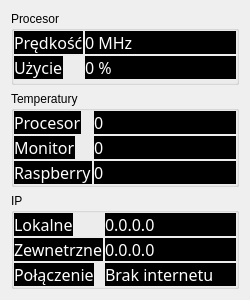
<?xml version="1.0" encoding="UTF-8"?>
<ui version="4.0">
 <class>Stats</class>
 <widget class="QWidget" name="Stats">
  <property name="geometry">
   <rect>
    <x>0</x>
    <y>0</y>
    <width>250</width>
    <height>300</height>
   </rect>
  </property>
  <property name="windowTitle">
   <string>Form</string>
  </property>
  <layout class="QVBoxLayout" name="verticalLayout">
   <item>
    <widget class="QGroupBox" name="cpuBox">
     <property name="styleSheet">
      <string notr="true">border-color: rgb(186, 189, 182);</string>
     </property>
     <property name="title">
      <string>Procesor</string>
     </property>
     <property name="flat">
      <bool>true</bool>
     </property>
     <layout class="QFormLayout" name="formLayoutProcesor">
      <property name="horizontalSpacing">
       <number>2</number>
      </property>
      <property name="verticalSpacing">
       <number>2</number>
      </property>
      <property name="leftMargin">
       <number>0</number>
      </property>
      <property name="topMargin">
       <number>0</number>
      </property>
      <property name="rightMargin">
       <number>0</number>
      </property>
      <property name="bottomMargin">
       <number>0</number>
      </property>
      <item row="0" column="0">
       <widget class="QLabel" name="etCpuSpeed">
        <property name="font">
         <font>
          <family>Roboto Slab ExtraLight</family>
          <pointsize>12</pointsize>
         </font>
        </property>
        <property name="styleSheet">
         <string notr="true">color: rgb(255, 255, 255);
background-color: rgb(0, 0, 0);</string>
        </property>
        <property name="text">
         <string>Prędkość</string>
        </property>
       </widget>
      </item>
      <item row="1" column="0">
       <widget class="QLabel" name="label">
        <property name="font">
         <font>
          <family>Roboto Slab ExtraLight</family>
          <pointsize>12</pointsize>
         </font>
        </property>
        <property name="styleSheet">
         <string notr="true">color: rgb(255, 255, 255);
background-color: rgb(0, 0, 0);</string>
        </property>
        <property name="text">
         <string>Użycie</string>
        </property>
       </widget>
      </item>
      <item row="1" column="1">
       <widget class="QLabel" name="cpuUsage">
        <property name="font">
         <font>
          <family>Roboto Slab ExtraLight</family>
          <pointsize>12</pointsize>
         </font>
        </property>
        <property name="styleSheet">
         <string notr="true">color: rgb(255, 255, 255);
background-color: rgb(0, 0, 0);</string>
        </property>
        <property name="text">
         <string>0 %</string>
        </property>
       </widget>
      </item>
      <item row="0" column="1">
       <widget class="QLabel" name="cpuSpeed">
        <property name="font">
         <font>
          <family>Roboto Slab ExtraLight</family>
          <pointsize>12</pointsize>
         </font>
        </property>
        <property name="styleSheet">
         <string notr="true">color: rgb(255, 255, 255);
background-color: rgb(0, 0, 0);</string>
        </property>
        <property name="text">
         <string>0 MHz</string>
        </property>
       </widget>
      </item>
     </layout>
    </widget>
   </item>
   <item>
    <widget class="QGroupBox" name="tempBox">
     <property name="title">
      <string>Temperatury</string>
     </property>
     <layout class="QFormLayout" name="formLayoutTemp">
      <property name="horizontalSpacing">
       <number>2</number>
      </property>
      <property name="verticalSpacing">
       <number>2</number>
      </property>
      <property name="leftMargin">
       <number>0</number>
      </property>
      <property name="topMargin">
       <number>0</number>
      </property>
      <property name="rightMargin">
       <number>0</number>
      </property>
      <property name="bottomMargin">
       <number>0</number>
      </property>
      <item row="0" column="0">
       <widget class="QLabel" name="etProcesro">
        <property name="font">
         <font>
          <family>Roboto Slab ExtraLight</family>
          <pointsize>12</pointsize>
         </font>
        </property>
        <property name="styleSheet">
         <string notr="true">color: rgb(255, 255, 255);
background-color: rgb(0, 0, 0);</string>
        </property>
        <property name="text">
         <string>Procesor</string>
        </property>
       </widget>
      </item>
      <item row="0" column="1">
       <widget class="QLabel" name="tempGPU">
        <property name="font">
         <font>
          <family>Roboto Slab ExtraLight</family>
          <pointsize>12</pointsize>
         </font>
        </property>
        <property name="styleSheet">
         <string notr="true">color: rgb(255, 255, 255);
background-color: rgb(0, 0, 0);</string>
        </property>
        <property name="text">
         <string>0</string>
        </property>
       </widget>
      </item>
      <item row="1" column="0">
       <widget class="QLabel" name="etMonitor">
        <property name="font">
         <font>
          <family>Roboto Slab ExtraLight</family>
          <pointsize>12</pointsize>
         </font>
        </property>
        <property name="styleSheet">
         <string notr="true">color: rgb(255, 255, 255);
background-color: rgb(0, 0, 0);</string>
        </property>
        <property name="text">
         <string>Monitor</string>
        </property>
       </widget>
      </item>
      <item row="1" column="1">
       <widget class="QLabel" name="tempMonitor">
        <property name="font">
         <font>
          <family>Roboto Slab ExtraLight</family>
          <pointsize>12</pointsize>
         </font>
        </property>
        <property name="styleSheet">
         <string notr="true">color: rgb(255, 255, 255);
background-color: rgb(0, 0, 0);</string>
        </property>
        <property name="text">
         <string>0</string>
        </property>
       </widget>
      </item>
      <item row="2" column="0">
       <widget class="QLabel" name="etRaspberry">
        <property name="font">
         <font>
          <family>Roboto Slab ExtraLight</family>
          <pointsize>12</pointsize>
         </font>
        </property>
        <property name="styleSheet">
         <string notr="true">color: rgb(255, 255, 255);
background-color: rgb(0, 0, 0);</string>
        </property>
        <property name="text">
         <string>Raspberry</string>
        </property>
       </widget>
      </item>
      <item row="2" column="1">
       <widget class="QLabel" name="tempRasp">
        <property name="font">
         <font>
          <family>Roboto Slab ExtraLight</family>
          <pointsize>12</pointsize>
         </font>
        </property>
        <property name="styleSheet">
         <string notr="true">color: rgb(255, 255, 255);
background-color: rgb(0, 0, 0);</string>
        </property>
        <property name="text">
         <string>0</string>
        </property>
       </widget>
      </item>
     </layout>
    </widget>
   </item>
   <item>
    <widget class="QGroupBox" name="ipBox">
     <property name="title">
      <string>IP</string>
     </property>
     <layout class="QFormLayout" name="formLayoutIp">
      <property name="horizontalSpacing">
       <number>2</number>
      </property>
      <property name="verticalSpacing">
       <number>2</number>
      </property>
      <property name="leftMargin">
       <number>0</number>
      </property>
      <property name="topMargin">
       <number>0</number>
      </property>
      <property name="rightMargin">
       <number>0</number>
      </property>
      <property name="bottomMargin">
       <number>0</number>
      </property>
      <item row="0" column="0">
       <widget class="QLabel" name="etLocalIp">
        <property name="font">
         <font>
          <family>Roboto Slab ExtraLight</family>
          <pointsize>12</pointsize>
         </font>
        </property>
        <property name="styleSheet">
         <string notr="true">color: rgb(255, 255, 255);
background-color: rgb(0, 0, 0);</string>
        </property>
        <property name="text">
         <string>Lokalne</string>
        </property>
       </widget>
      </item>
      <item row="0" column="1">
       <widget class="QLabel" name="localIp">
        <property name="font">
         <font>
          <family>Roboto Slab ExtraLight</family>
          <pointsize>12</pointsize>
         </font>
        </property>
        <property name="styleSheet">
         <string notr="true">color: rgb(255, 255, 255);
background-color: rgb(0, 0, 0);</string>
        </property>
        <property name="text">
         <string>0.0.0.0</string>
        </property>
       </widget>
      </item>
      <item row="1" column="0">
       <widget class="QLabel" name="etInternetIp">
        <property name="font">
         <font>
          <family>Roboto Slab ExtraLight</family>
          <pointsize>12</pointsize>
         </font>
        </property>
        <property name="styleSheet">
         <string notr="true">color: rgb(255, 255, 255);
background-color: rgb(0, 0, 0);</string>
        </property>
        <property name="text">
         <string>Zewnetrzne</string>
        </property>
       </widget>
      </item>
      <item row="1" column="1">
       <widget class="QLabel" name="zewnetrzneIp">
        <property name="font">
         <font>
          <family>Roboto Slab ExtraLight</family>
          <pointsize>12</pointsize>
         </font>
        </property>
        <property name="styleSheet">
         <string notr="true">color: rgb(255, 255, 255);
background-color: rgb(0, 0, 0);</string>
        </property>
        <property name="text">
         <string>0.0.0.0</string>
        </property>
       </widget>
      </item>
      <item row="2" column="0">
       <widget class="QLabel" name="etConnected">
        <property name="font">
         <font>
          <family>Roboto Slab ExtraLight</family>
          <pointsize>12</pointsize>
         </font>
        </property>
        <property name="styleSheet">
         <string notr="true">color: rgb(255, 255, 255);
background-color: rgb(0, 0, 0);</string>
        </property>
        <property name="text">
         <string>Połączenie</string>
        </property>
       </widget>
      </item>
      <item row="2" column="1">
       <widget class="QLabel" name="netstatus">
        <property name="font">
         <font>
          <family>Roboto Slab ExtraLight</family>
          <pointsize>12</pointsize>
         </font>
        </property>
        <property name="styleSheet">
         <string notr="true">color: rgb(255, 255, 255);
background-color: rgb(0, 0, 0);</string>
        </property>
        <property name="text">
         <string>Brak internetu</string>
        </property>
       </widget>
      </item>
     </layout>
    </widget>
   </item>
  </layout>
 </widget>
 <resources/>
 <connections/>
</ui>
